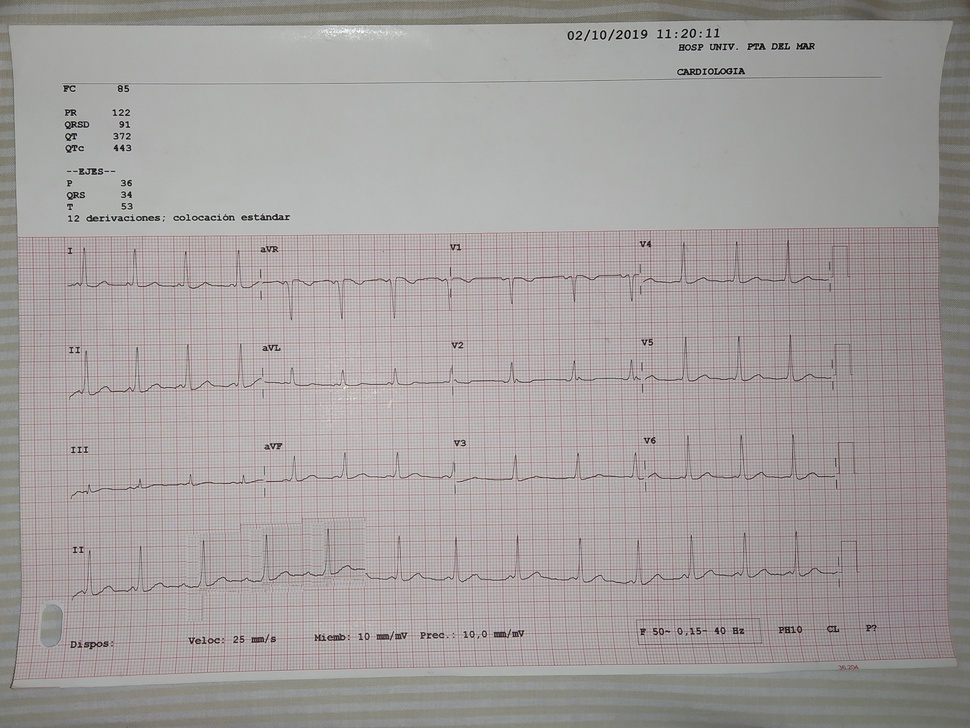
%> input picture bloqueo1.jpg, 970 x 728 px, shrunk from 3068 x 2302 before the run
$ octave --eval "result = getDiagnoseMsg(imread('../bloqueo1.jpg'));"   (GNU Octave 9; MATLAB toolbox functions it lacks are replaced by stand-ins)
%> lines starting %> are read from the running program, lines starting %| are printed output that depends on the picture
### workspace/getSignal.m
function vector = getSignal(im2)

    im3 = im2(:,:,1);        % Nos quedamos con el canal rojo para eliminar la rejilla
    im4 = uint8(im3*2.55);   % Ajustamos el contraste de la imagen para que la parte negra sea únicamente la señal
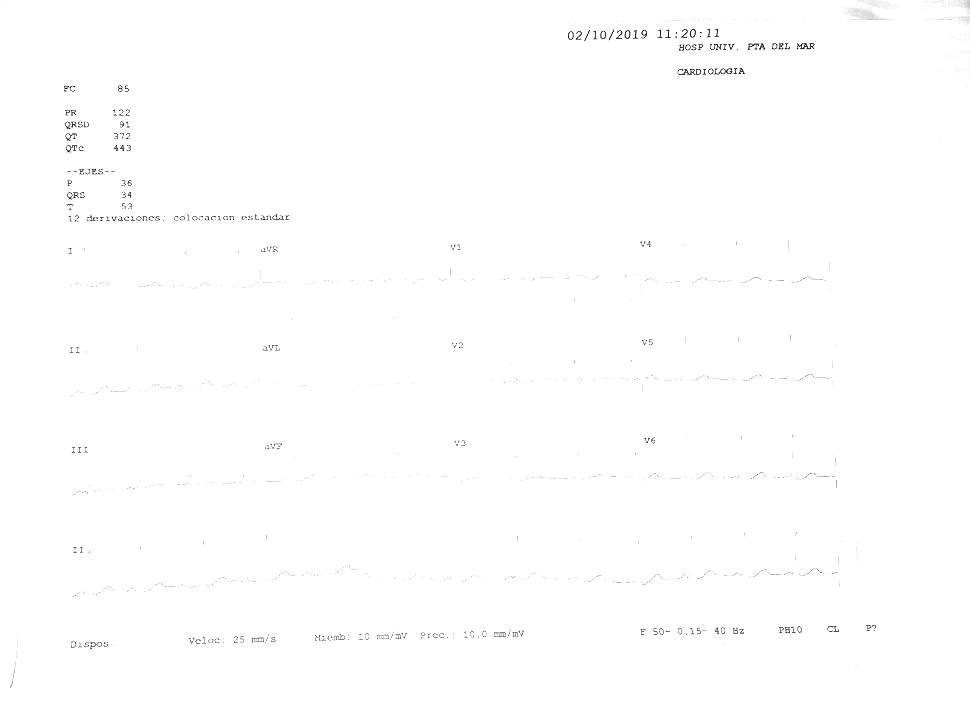
%> im4: size 728x970 uint8; min 0, max 255, mean 254.3
    im5 = 255-im4;           % Invertimos la imagen
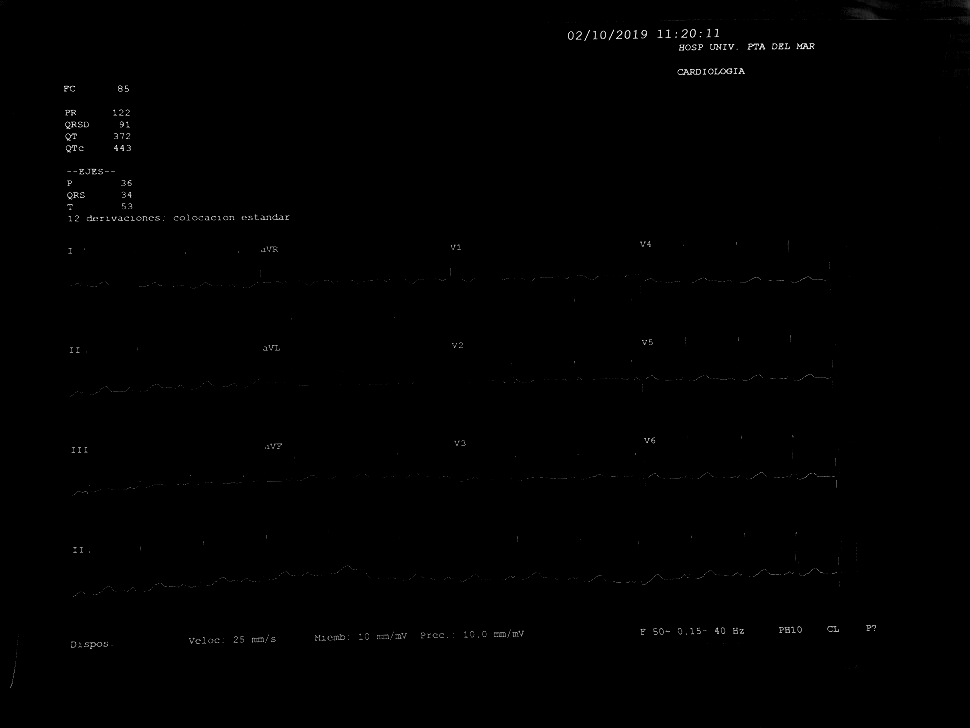
%> im5: size 728x970 uint8; min 0, max 255, mean 0.7
    im6 = imadjust(im5);     % Normalizamos la imagen
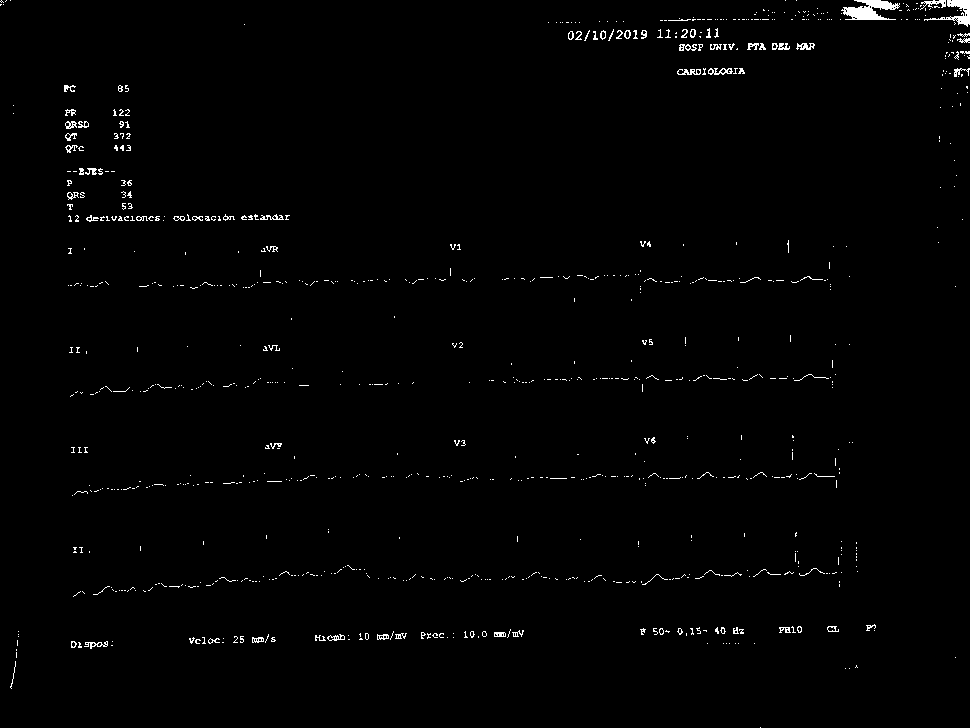
%> im6: size 728x970 uint8; 1.1% white in thin lines or dots

    linea = bwskel(imbinarize(im6));         % Binarizamos la imagen y calculamos el esqueleto (bwskel)
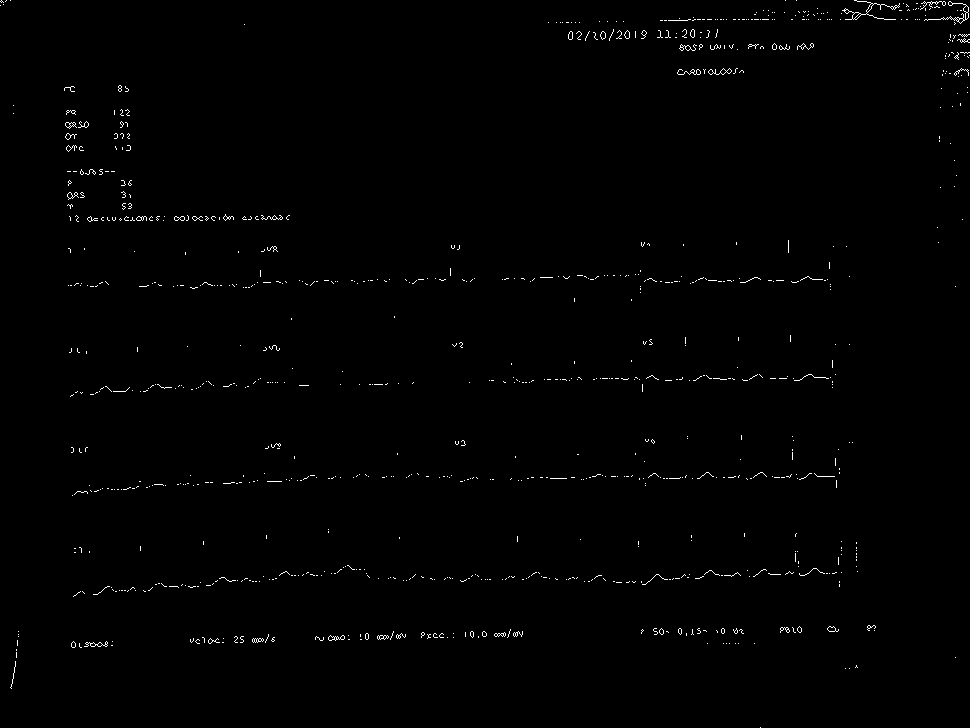
%> linea: size 728x970 logical; 0.66% white in thin lines or dots

    vector = arraySignalToVector(linea);     % Pasamos de 3D a 1D
    vector = smoothdata(vector);             % Suavizamos la curva por posibles distorsiones en los píxeles


end

### workspace/arraySignalToVector.m
function y = arraySignalToVector(x)     %   Convierte una matriz de señales en un vector con su valor correspondiente

    dimen = size(x, 2);
%> dimen = 970
    y = zeros(1, dimen);

    for i=1:dimen

        aux = x(:, i);

        valor = find(aux > 0);
        if isempty(valor)
            y(i) = 0;               %   En caso que no haya señal en una columna dada
        else
            y(i) = round(mean(valor));      %   En caso de que haya varios números en una columna, hago la media
        end
    end
%> this loop made 970 passes
%> valor on passes 1 to 3: [2; 6], [1; 3], 2
%> after the loop, y = 970 values, max 687 at index 12, min 0 at index 5, mean 320.6

    y = size(x, 1) - y;
%> y = 970 values, max 728 at index 5, min 41 at index 12, mean 407.4

end

### workspace/getDiagnoseMsg.m
function msg = getDiagnoseMsg(img)

    vector = getSignal(img);
%> in getSignal, `vector = arraySignalToVector(linea);`: vector has the same summary as y in arraySignalToVector
%> the run ends on the next line

    msg = "- ";
    try
        msg = msg + diagPulseDiff(vector);
    catch
        msg = msg + "No se ha podido diagnosticar el pulso";
    end

    msg = msg + newline + newline + "- ";

    try
        msg = msg + diagPWave(vector);
    catch
        msg = msg + "No se ha podido diagnosticar las ondas P";
    end

    msg = msg + newline + newline + "- ";

    try
        msg = msg + diagQRSWave(vector);
    catch
        msg = msg + "No se ha podido diagnosticar los complejos QRS";
    end

    msg = msg + newline + newline + "- ";

    try
        msg = msg + diagPRWave(vector);
    catch
        msg = msg + "No se ha podido diagnosticar los segmentos PR";
    end

    msg = msg + newline + newline + "- ";


    try
        msg = msg + diagQTWave(vector);
    catch
        msg = msg + "No se ha podido diagnosticar los intervalos QT";
    end

    msg = msg + newline + newline + "- ";

    try
        msg = msg + diagSTWave(vector);
    catch
        msg = msg + "No se ha podido diagnosticar los segmentos QT";
    end

    msg = msg + newline + newline + "- ";

    try
        msg = msg + diagTWave(vector);
    catch
        msg = msg + "No se ha podido diagnosticar las ondas T";
    end

end
